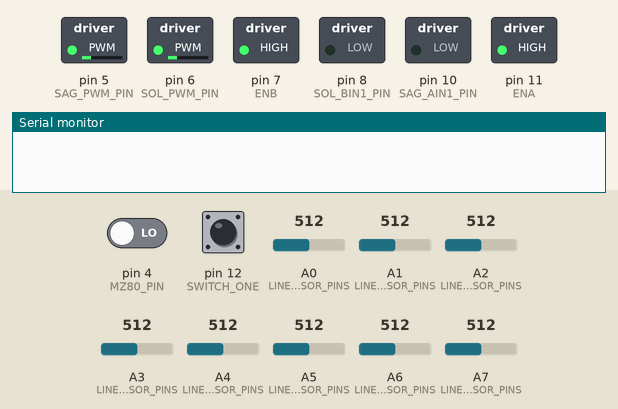
The sketch below on a simulated Arduino Nano, built with avr-gcc and run on an emulated ATmega328P. Parts: switched loads named in the sketch (green lamp = pin HIGH), the last lines printed to the serial monitor. The test bench sets the inputs (shaded band); at power-on: A5 (LINE_SENSOR_PINS) = 512, pin 4 (MZ80_PIN) LOW, pin 12 (SWITCH_ONE) LOW, A0 (LINE_SENSOR_PINS) = 512, A1 (LINE_SENSOR_PINS) = 512, A2 (LINE_SENSOR_PINS) = 512, A3 (LINE_SENSOR_PINS) = 512, A4 (LINE_SENSOR_PINS) = 512, A6 (LINE_SENSOR_PINS) = 512, A7 (LINE_SENSOR_PINS) = 512.

Above: at 6.6 s.
6.7 s: A5 (LINE_SENSOR_PINS) set to 674
At 7.6 s:
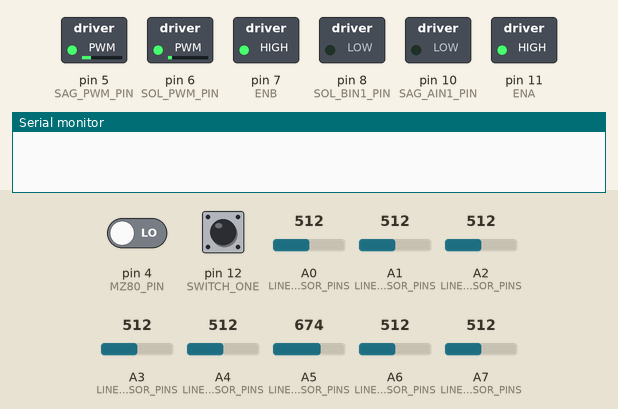
8.2 s: A5 (LINE_SENSOR_PINS) set to 708
At 9.4 s:
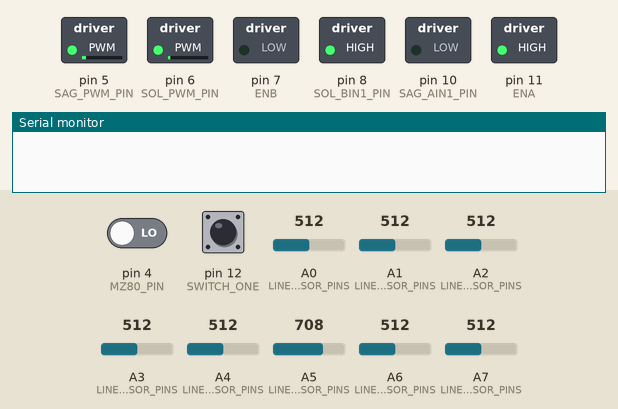
9.7 s: pin 4 (MZ80_PIN) driven HIGH
At 10.2 s:
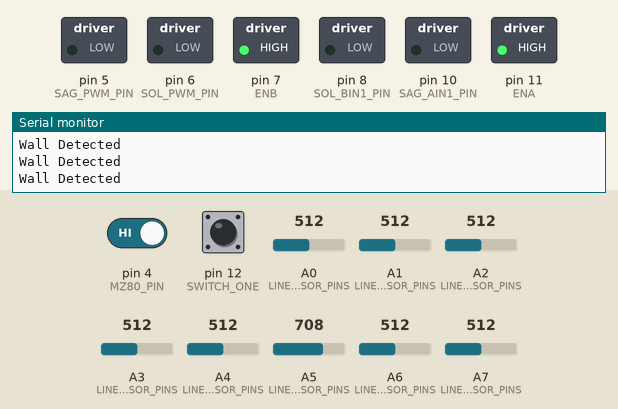
11.6 s: pin 12 (SWITCH_ONE) pulled HIGH for 1 s
15.6 s: pin 4 (MZ80_PIN) driven LOW
At 15.9 s:
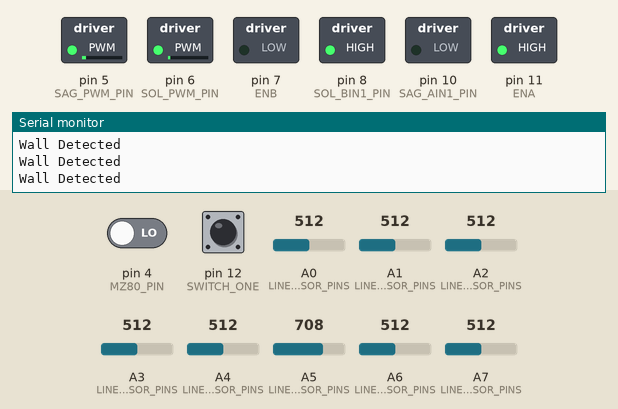
17.1 s: A0 (LINE_SENSOR_PINS) set to 527
At 18.6 s:
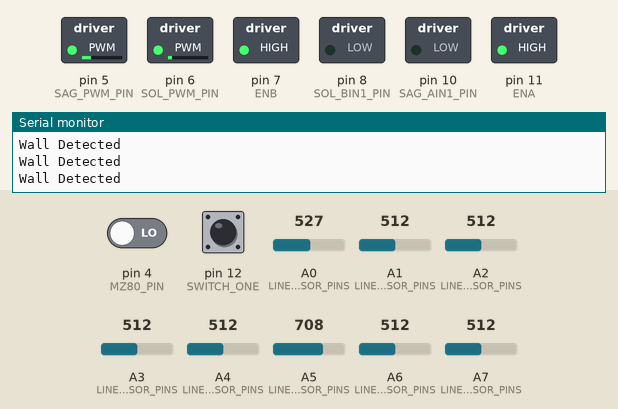
Timing chart, 0 to 19.6 s (numbered marks = the images above; inputs shaded):
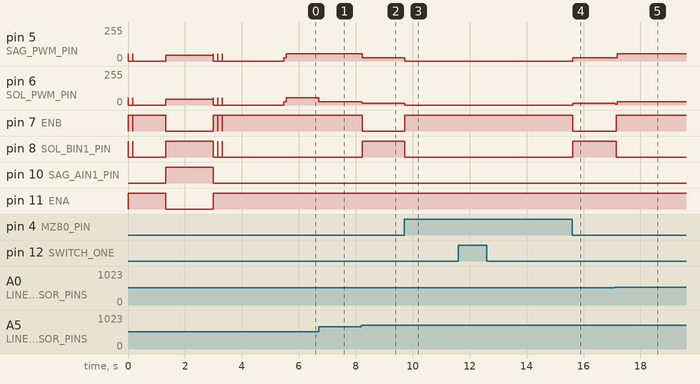

The sketch:

core.ino
```cpp
#include <QTRSensors.h>
#include "pins.h"

QTRSensorsAnalog QTRA((unsigned char[]){ A0, A1, A2, A3, A4, A5, A6, A7 }, 8);
unsigned int sensors[8];
int lastError = 0;
float Kp = 0.5;
float Kd = 0.2;

int INITIAL_MIN_SPEED = 24;
int MIN_SPEED = 24;
int MAX_SPEED = 56;

const int ERROR_TOLERANCE = 500;
const int MAX_ERROR = 3500;
const int MAX_ERROR_COUNT = 10;
int errorList[MAX_ERROR_COUNT];
int adjustSpeed = 20;
int index = 0;

void setup()
{
  clearError();
  preparePins();
  beep(2, 1000);
  calibrateSensors();
}

void loop() {
  if (digitalRead(SWITCH_ONE) == HIGH || detectWall()) {
    stop();
    delay(10);
    return;
  }

  int speedDifference = followLine();
  int l = speedDifference > 0 ? speedDifference : 0;
  int r = speedDifference < 0 ? speedDifference : 0;

  motorControl(MIN_SPEED + l, MIN_SPEED + r);
}

void calibrateSensors() {
  for (int i = 0; i < 64; i++) {
    motorControl(-CALIBRATION_SPEED, -CALIBRATION_SPEED);
    QTRA.calibrate();
    delay(1);
  }
  stop();
  beep(3, 2000);
}

bool detectWall() {
  bool r = digitalRead(MZ80_PIN) == HIGH;
  if (r){
    log("Wall Detected");
    delay(10);
  }
  return r;
}

int followLine() {
  int error = QTRA.readLine(sensors, 1, 1) - 3500; // [-3500, 3500]
  int speedDifference = Kp * error + Kd * (error - lastError); // PID
  lastError = error;
  addError(error);
  adjustMotorMinSpeed();
  return speedDifference;
}

void addError(int error)
{
  error = abs(error); //abs
  errorList[index % MAX_ERROR_COUNT] = error;
  index++;
}

void clearError()
{
  for (int i = 0; i < MAX_ERROR_COUNT; i++)
  {
    errorList[i] = MAX_ERROR;
  }
  index = 0;
}

int calculateAverageError()
{
  int sum = 0;
  for (int i = 0; i < MAX_ERROR_COUNT; i++)
  {
    sum += errorList[i];
  }
  return sum / MAX_ERROR_COUNT;
}

void adjustMotorMinSpeed(){
  if (index < MAX_ERROR_COUNT) return;

  int averageError = calculateAverageError();

  if(averageError < 70){
    // İyi gidiyoruz
    MIN_SPEED += 2;
    MIN_SPEED = min(MIN_SPEED,MAX_SPEED);
  }else{
    // Kötü gidiyoruz
    if(MIN_SPEED > INITIAL_MIN_SPEED){
      // Hızlanmışısız
      stop();
    }
    MIN_SPEED = INITIAL_MIN_SPEED;
    clearError();
  }
}
```

motor_controller.ino
```cpp
void motorControl(int rightSpeed, int leftSpeed) {
  if (leftSpeed >= 0) {
    digitalWrite(ENB, HIGH);
    digitalWrite(SOL_BIN1_PIN, LOW);  // Set direction forward
    analogWrite(SOL_PWM_PIN, min(abs(leftSpeed), MAX_SPEED));
  } else {
    digitalWrite(ENB, LOW);
    digitalWrite(SOL_BIN1_PIN, HIGH);  // Set direction reverse
    analogWrite(SOL_PWM_PIN, min(abs(leftSpeed), MAX_SPEED));
  }

  // Right Motor Control
  if (rightSpeed >= 0) {
    digitalWrite(ENA, HIGH);
    digitalWrite(SAG_AIN1_PIN, LOW);  // Set direction forward
    analogWrite(SAG_PWM_PIN, min(abs(rightSpeed), MAX_SPEED));
  } else {
    digitalWrite(ENA, LOW);
    digitalWrite(SAG_AIN1_PIN, HIGH);  // Set direction reverse
    analogWrite(SAG_PWM_PIN, min(abs(rightSpeed), MAX_SPEED));
  }
}

void stop() {
  motorControl(0, 0);
}
```

utils.ino
```cpp
void beep(int count, int delayAfter) {
  for (int i = 0; i < count; i++) {
    motorControl(200, -200); // Spin motors in opposite directions
    delay(10); // Adjust delay for desired sound duration
    motorControl(0, 0); // Stop motors
    delay(150); // Adjust delay for desired pause between sounds
  }
  delay(delayAfter);
}


void log(char msg[]) {
  Serial.println(msg);
}
```

pins.h
```cpp
#define CALIBRATION_SPEED 42
#define ENA 11
#define SAG_AIN1_PIN 10
#define SAG_PWM_PIN 5
#define SOL_BIN1_PIN 8
#define ENB 7
#define SOL_PWM_PIN 6
#define SOL_ENCODER_PIN 2
#define SAG_ENCODER_PIN 3
#define MZ80_PIN 4
#define LINE_SENSOR_PINS \
  { A0, A1, A2, A3, A4, A5, A6, A7 }
#define SWITCH_ONE 12
#define SWITCH_TWO 13

void preparePins(){
  Serial.begin(9600);
  pinMode(ENA, OUTPUT);
  pinMode(SAG_AIN1_PIN, OUTPUT);
  pinMode(SAG_PWM_PIN, OUTPUT);
  pinMode(SOL_BIN1_PIN, OUTPUT);
  pinMode(ENB, OUTPUT);
  pinMode(SOL_PWM_PIN, OUTPUT);
  pinMode(SOL_ENCODER_PIN, INPUT);
  pinMode(SAG_ENCODER_PIN, INPUT);
  pinMode(MZ80_PIN, INPUT);
  pinMode(SWITCH_ONE, INPUT);
  pinMode(SWITCH_TWO, INPUT);
}
```

Measured:
- the behaviour switches between 691 and 692 on A5 (LINE_SENSOR_PINS) (found by bisection; images 1 and 2)
- the behaviour switches between 519 and 520 on A0 (LINE_SENSOR_PINS) (found by bisection; images 4 and 5)
- after the input at 6.7 s, pin 6 (SOL_PWM_PIN): 56/255 → 25/255 at once
- after the input at 8.2 s, pin 5 (SAG_PWM_PIN): 56/255 → 24/255 at once; pin 6 (SOL_PWM_PIN): 25/255 → 14/255 at once; pin 7 (ENB): HIGH → LOW at once; pin 8 (SOL_BIN1_PIN): LOW → HIGH at once
- after the input at 9.7 s, pin 5 (SAG_PWM_PIN): 24/255 → 0/255 at once; pin 6 (SOL_PWM_PIN): 14/255 → 0/255 at once; pin 7 (ENB): LOW → HIGH at once; pin 8 (SOL_BIN1_PIN): HIGH → LOW at once
- after the input at 15.6 s, pin 5 (SAG_PWM_PIN): 0/255 → 24/255 at once; pin 6 (SOL_PWM_PIN): 0/255 → 14/255 at once; pin 7 (ENB): HIGH → LOW at once; pin 8 (SOL_BIN1_PIN): LOW → HIGH at once
- after the input at 17.1 s, pin 5 (SAG_PWM_PIN): 24/255 → 56/255 after 0.09 s; pin 6 (SOL_PWM_PIN): 14/255 → 7/255 at once, → 25/255 0.08 s later; pin 7 (ENB): LOW → HIGH at once; pin 8 (SOL_BIN1_PIN): HIGH → LOW at once
